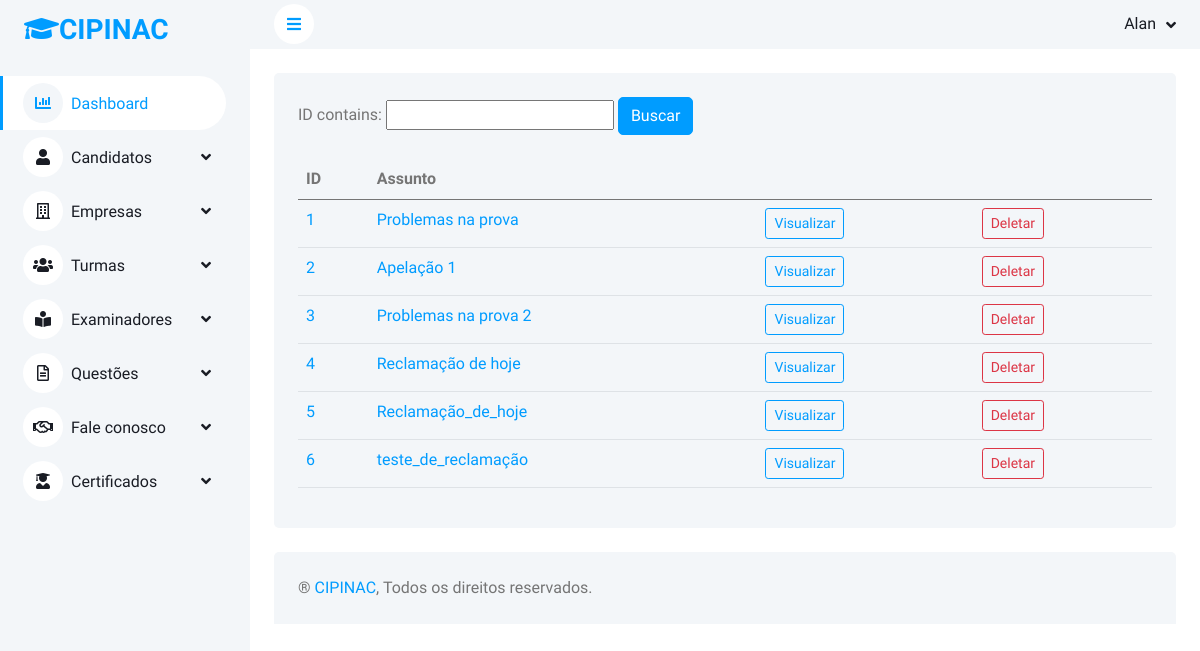
/visualizar/faleconosco/ (signed in), run on the app's committed database.
### alunos/models.py (models this page shows, shortened)
class Solicitacao(models.Model):
    TIPO =  (
        ("Geral", "Geral"),
        ("Apelação", "Apelação"),
        ("Reclamação", "Reclamação")
    )
    tipo = models.CharField(max_length=20, choices=TIPO)
    protocolo = models.CharField(max_length=100, null=True, blank=True)
    titulo = models.CharField(max_length=100)
    email = models.EmailField(max_length=50)
    telefone = models.CharField(max_length=11)
    texto = models.TextField()
    anotacoes_cipinac = models.TextField(null=True, blank=True)

### alunos/views.py (the view)
# urls.py: path('visualizar/faleconosco/', views.view_faleconosco, name='view_faleconosco'),
@login_required(login_url='index')
def view_faleconosco(request):
    object_list = Solicitacao.objects.all()
    solicitacao_list = SolicitacaoFilter(request.GET, queryset=object_list)
    context = {
        'object_list': object_list,
        'filter': solicitacao_list,
    }
    return render(request, 'view-faleconosco.html', context)

### templates/view-faleconosco.html (shortened to what this page needs)
{% extends 'base.html' %}
{% load widget_tweaks %}
{% load static %}
{% block content %}
                    <div class="container-fluid pt-4 px-4">
                        <div class="bg-light rounded h-100 p-4">
                            <form method="get">
                                {{filter.form}}
                                <input type="submit"  class="btn btn-primary" value="Buscar">
                            </form></br>
                        <div class="table-responsive">
                    <table class="table">
                    <thead>
                        <tr>
                            <th>ID</th>
                            <th>Assunto</th>
                            <th></th>
                            <th></th>
                        </tr>
                    </thead>
                    <tbody>
                        {% for solicitacao in filter.qs %}
                        <tr>
                            <td>
                                <a href="">
                                    {{solicitacao.id}}
                                </a>
                            </td>
                                <td>
                                    <a href="">
                                        {{solicitacao.titulo}}
                                    </a>
                                </td>
                            <td>
                                <a href="{% url 'update_faleconosco' solicitacao.id %}">
                                    <input type="submit" class="btn btn-outline-primary btn-sm" value="Visualizar">
                                </a>
                            </td>
                            <td>
                                <a href="">
                                    <input type="submit" class="btn btn-outline-danger btn-sm" value="Deletar">
                                </a>
                            </td>
                        </tr>
                        {% endfor %}
                    </tbody>
                </table>
                         </div>
                     </div>
                 </div>
{% endblock %}

### templates/base.html (shortened to what this page needs)
{% load static %}
<!DOCTYPE html>
<html lang="pt-br">
<head>
    <link href="https://cdnjs.cloudflare.com/ajax/libs/font-awesome/5.10.0/css/all.min.css" rel="stylesheet">
    <link href="https://cdn.jsdelivr.net/npm/bootstrap-icons@1.4.1/font/bootstrap-icons.css" rel="stylesheet">
    <link href="{% static 'assets/css/bootstrap.min.css' %}" rel="stylesheet">
    <link href="{% static 'assets/css/style.css' %}" rel="stylesheet">
</head>
<body>
    <div class="container-xxl position-relative bg-white d-flex p-0">
        <div class="sidebar pe-4 pb-3">
            <nav class="navbar bg-light navbar-light">
                <a href="{% url 'index' %}" class="navbar-brand mx-4 mb-3">
                    <h3 class="text-primary"><i class="fa fa-graduation-cap"></i>CIPINAC</h3>
                </a>
                <div class="navbar-nav w-100">
                    <a href="{% url 'dashboard' %}" class="nav-item nav-link active"><i class="fa fa-chart-bar me-2"></i>Dashboard</a>
                    <div class="nav-item dropdown">
                        <a href="#" class="nav-link dropdown-toggle" data-bs-toggle="dropdown"><i class="fa fa-user me-2"></i>Candidatos</a>
                    </div>
                    <div class="nav-item dropdown">
                        <a href="#" class="nav-link dropdown-toggle" data-bs-toggle="dropdown"><i class="far fa-building me-2"></i>Empresas</a>
                    <div class="nav-item dropdown">
                        <a href="#" class="nav-link dropdown-toggle" data-bs-toggle="dropdown"><i class="far fas fa-users me-2"></i>Turmas</a>
                    </div>
                    <div class="nav-item dropdown">
                        <a href="#" class="nav-link dropdown-toggle" data-bs-toggle="dropdown"><i class="far fas fa-book-reader me-2"></i>Examinadores</a>
                    </div>
                    <div class="nav-item dropdown">
                        <a href="#" class="nav-link dropdown-toggle" data-bs-toggle="dropdown"><i class="far fa-file-alt me-2"></i>Questões</a>
                    </div>
                    <div class="nav-item dropdown">
                        <a href="#" class="nav-link dropdown-toggle" data-bs-toggle="dropdown"><i class="far far fa-handshake me-2"></i>Fale conosco</a>
                    </div>
                    <div class="nav-item dropdown">
                        <a href="#" class="nav-link dropdown-toggle" data-bs-toggle="dropdown"><i class="far far fas fa-user-graduate me-2"></i>Certificados</a>
                    </div>
                </div>
            </nav>
        </div>
        <div class="content">
            <nav class="navbar navbar-expand bg-light navbar-light sticky-top px-4 py-0">
                <a href="#" class="sidebar-toggler flex-shrink-0">
                    <i class="fa fa-bars"></i>
                </a>
                <div class="navbar-nav align-items-center ms-auto">
                    <div class="nav-item dropdown">
                        <a href="#" class="nav-link dropdown-toggle" data-bs-toggle="dropdown">
                            <span class="d-none d-lg-inline-flex">{{request.user.first_name}}</span>
                        </a>
                    </div>
                </div>
            </nav>
                    {% block content %}{% endblock %}
            <div class="container-fluid pt-4 px-4">
                <div class="bg-light rounded-top p-4">
                    <div class="row">
                        <div class="col-12 col-sm-6 text-center text-sm-start">
                            ® <a href="#">CIPINAC</a>, Todos os direitos reservados.
                        </div>
                    </div>
                </div>
            </div>
        </div>
    </div>
</body>
</html>

### static/assets/css/style.css (style rules this page uses)
:root { --primary: #009CFF; --light: #F3F6F9; --dark: #191C24; }
.btn { transition: .5s; }
.btn.btn-primary { color: #FFFFFF; }
.sidebar { position: fixed; top: 0; left: 0; bottom: 0; width: 250px; height: 100vh; overflow-y: auto; background: var(--light); transition: 0.5s; z-index: 999; }
.content { margin-left: 250px; min-height: 100vh; background: #FFFFFF; transition: 0.5s; }
@media (min-width: 992px) { .sidebar { margin-left: 0; } }
@media (min-width: 992px) { .content { width: calc(100% - 250px); } }
.sidebar .navbar .navbar-nav .nav-link { padding: 7px 20px; color: var(--dark); font-weight: 500; border-left: 3px solid var(--light); border-radius: 0 30px 30px 0; outline: none; }
.sidebar .navbar .navbar-nav .nav-link:hover, .sidebar .navbar .navbar-nav .nav-link.active { color: var(--primary); background: #FFFFFF; border-color: var(--primary); }
.sidebar .navbar .navbar-nav .nav-link i { width: 40px; height: 40px; display: inline-flex; align-items: center; justify-content: center; background: #FFFFFF; border-radius: 40px; }
.sidebar .navbar .navbar-nav .nav-link:hover i, .sidebar .navbar .navbar-nav .nav-link.active i { background: var(--light); }
.sidebar .navbar .dropdown-toggle::after { position: absolute; top: 15px; right: 15px; border: none; content: "\f107"; font-family: "Font Awesome 5 Free"; font-weight: 900; transition: .5s; }
.content .navbar .navbar-nav .nav-link { margin-left: 25px; padding: 12px 0; color: var(--dark); outline: none; }
.content .navbar .sidebar-toggler, .content .navbar .navbar-nav .nav-link i { width: 40px; height: 40px; display: inline-flex; align-items: center; justify-content: center; background: #FFFFFF; border-radius: 40px; }
.content .navbar .dropdown-toggle::after { margin-left: 6px; vertical-align: middle; border: none; content: "\f107"; font-family: "Font Awesome 5 Free"; font-weight: 900; transition: .5s; }

### data on the page
Solicitacao: id "1", titulo "Problemas na prova"
Solicitacao: id "2", titulo "Apelação 1"
Solicitacao: id "3", titulo "Problemas na prova 2"
Solicitacao: id "4", titulo "Reclamação de hoje"
Solicitacao: id "5", titulo "Reclamação_de_hoje"
Solicitacao: id "6", titulo "teste_de_reclamação"

### other printed values
{{ request.user.first_name }} "Alan"
